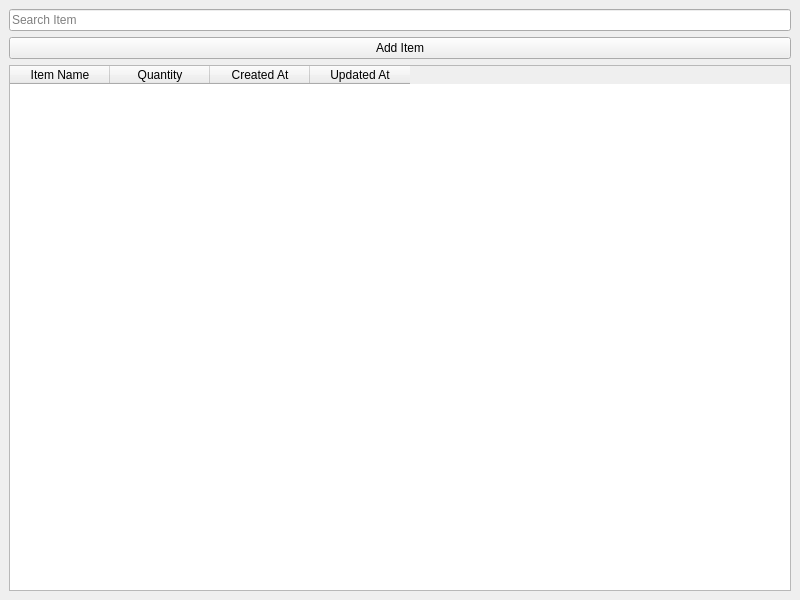
<?xml version="1.0" encoding="UTF-8"?>
<ui version="4.0">
 <class>MainWindow</class>
 <widget class="QMainWindow" name="MainWindow">
  <property name="geometry">
   <rect>
    <x>0</x>
    <y>0</y>
    <width>800</width>
    <height>600</height>
   </rect>
  </property>
  <property name="windowTitle">
   <string>Stock Control</string>
  </property>
  <widget class="QWidget" name="centralwidget">
   <layout class="QVBoxLayout" name="verticalLayout">
    <item>
     <widget class="QLineEdit" name="searchInput">
      <property name="placeholderText">
       <string>Search Item</string>
      </property>
     </widget>
    </item>
    <item>
     <widget class="QPushButton" name="addButton">
      <property name="text">
       <string>Add Item</string>
      </property>
     </widget>
    </item>
    <item>
     <widget class="QTableWidget" name="stockTable">
      <column>
       <property name="text">
        <string>Item Name</string>
       </property>
      </column>
      <column>
       <property name="text">
        <string>Quantity</string>
       </property>
      </column>
      <column>
       <property name="text">
        <string>Created At</string>
       </property>
      </column>
      <column>
       <property name="text">
        <string>Updated At</string>
       </property>
      </column>
     </widget>
    </item>
   </layout>
  </widget>
 </widget>
 <resources/>
 <connections/>
</ui>
